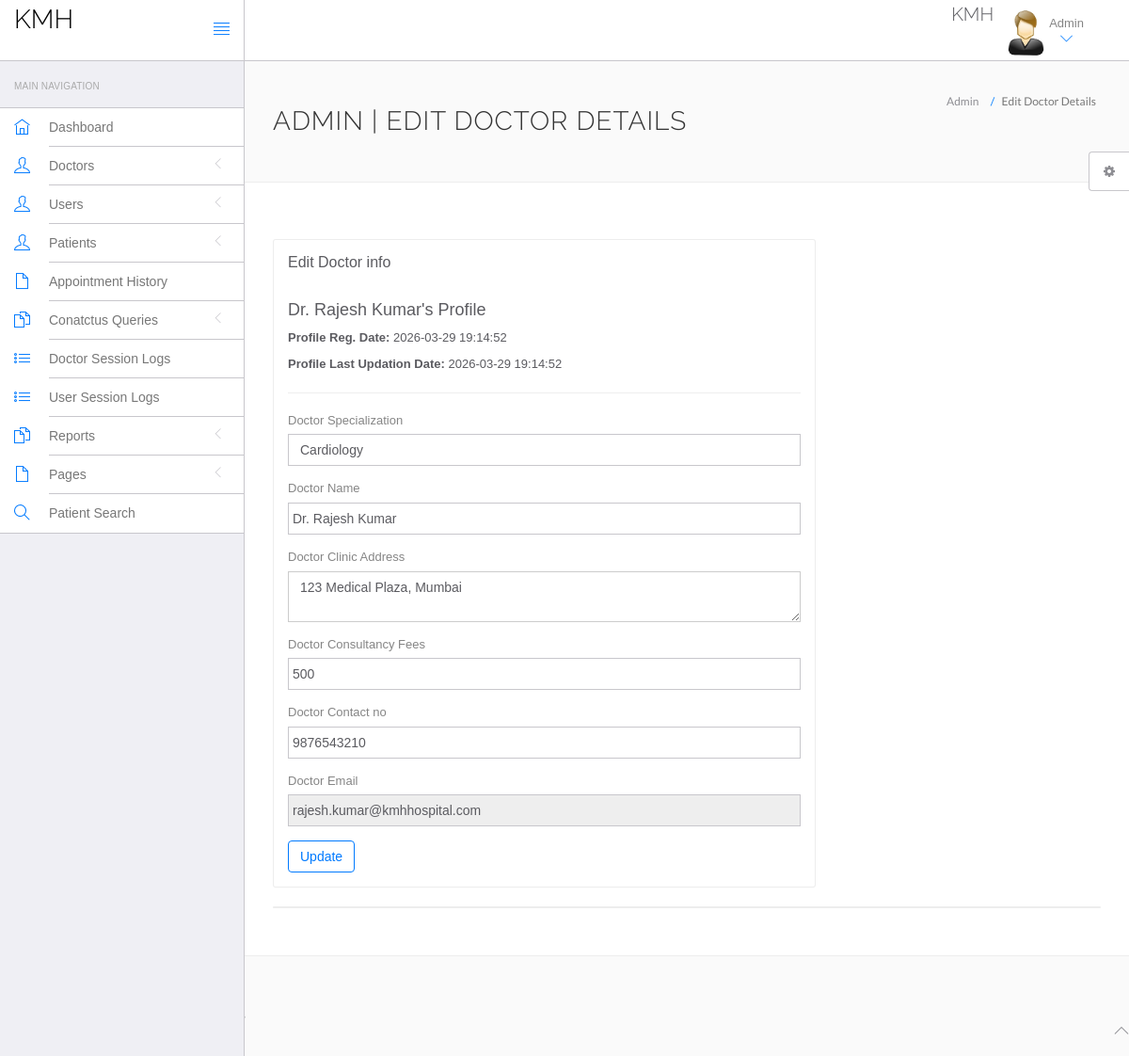
Page /hms/admin/edit-doctor.php?id=1 (signed in) on the committed database.
### tables this page shows
CREATE TABLE IF NOT EXISTS `doctors` (
  `id` int(11) NOT NULL AUTO_INCREMENT,
  `specilization` varchar(255) NOT NULL,
  `doctorName` varchar(255) NOT NULL,
  `address` varchar(255) NOT NULL,
  `docFees` int(11) NOT NULL,
  `contactno` varchar(20) NOT NULL,
  `docEmail` varchar(255) NOT NULL UNIQUE,
  `password` varchar(255) NOT NULL,
  `creationDate` timestamp NOT NULL DEFAULT CURRENT_TIMESTAMP,
  `updationDate` timestamp NOT NULL DEFAULT CURRENT_TIMESTAMP ON UPDATE CURRENT_TIMESTAMP,
  PRIMARY KEY (`id`)
);

### hms/admin/edit-doctor.php (the view, shortened to what this page needs)
<?php
include('include/config.php');
if(strlen($_SESSION['id']==0)) {
 header('location:logout.php');
  } else{
$did=intval($_GET['id']);
?>
<!DOCTYPE html>
<html lang="en">
	<head>
		<link rel="stylesheet" href="vendor/bootstrap/css/bootstrap.min.css">
		<link rel="stylesheet" href="vendor/fontawesome/css/font-awesome.min.css">
		<link rel="stylesheet" href="vendor/themify-icons/themify-icons.min.css">
		<link href="vendor/animate.css/animate.min.css" rel="stylesheet" media="screen">
		<link href="vendor/perfect-scrollbar/perfect-scrollbar.min.css" rel="stylesheet" media="screen">
		<link href="vendor/switchery/switchery.min.css" rel="stylesheet" media="screen">
		<link href="vendor/bootstrap-touchspin/jquery.bootstrap-touchspin.min.css" rel="stylesheet" media="screen">
		<link href="vendor/select2/select2.min.css" rel="stylesheet" media="screen">
		<link href="vendor/bootstrap-datepicker/bootstrap-datepicker3.standalone.min.css" rel="stylesheet" media="screen">
		<link href="vendor/bootstrap-timepicker/bootstrap-timepicker.min.css" rel="stylesheet" media="screen">
		<link rel="stylesheet" href="assets/css/styles.css">
		<link rel="stylesheet" href="assets/css/plugins.css">
		<link rel="stylesheet" href="assets/css/themes/theme-1.css" id="skin_color" />
	</head>
	<body>
		<div id="app">
<?php include('include/sidebar.php');?>
			<div class="app-content">
						<?php include('include/header.php');?>
				<div class="main-content" >
					<div class="wrap-content container" id="container">
						<section id="page-title">
							<div class="row">
								<div class="col-sm-8">
									<h1 class="mainTitle">Admin | Edit Doctor Details</h1>
																	</div>
								<ol class="breadcrumb">
									<li>
										<span>Admin</span>
									</li>
									<li class="active">
										<span>Edit Doctor Details</span>
									</li>
								</ol>
							</div>
						</section>
						<div class="container-fluid container-fullw bg-white">
							<div class="row">
								<div class="col-md-12">
									<div class="row margin-top-30">
										<div class="col-lg-8 col-md-12">
											<div class="panel panel-white">
												<div class="panel-heading">
													<h5 class="panel-title">Edit Doctor info</h5>
												</div>
												<div class="panel-body">
									<?php $sql=mysqli_query($con,"select * from doctors where id='$did'");
while($data=mysqli_fetch_array($sql))
{
?>
<h4><?php echo htmlentities($data['doctorName']);?>'s Profile</h4>
<p><b>Profile Reg. Date: </b><?php echo htmlentities($data['creationDate']);?></p>
<?php if($data['updationDate']){?>
<p><b>Profile Last Updation Date: </b><?php echo htmlentities($data['updationDate']);?></p>
<?php } ?>
<hr />
													<form role="form" name="adddoc" method="post" onSubmit="return valid();">
														<div class="form-group">
															<label for="DoctorSpecialization">
																Doctor Specialization
															</label>
							<select name="Doctorspecialization" class="form-control" required="required">
					<option value="<?php echo htmlentities($data['specilization']);?>">
					<?php echo htmlentities($data['specilization']);?></option>
															</select>
														</div>
<div class="form-group">
															<label for="doctorname">
																 Doctor Name
															</label>
	<input type="text" name="docname" class="form-control" value="<?php echo htmlentities($data['doctorName']);?>" >
														</div>
<div class="form-group">
															<label for="address">
																 Doctor Clinic Address
															</label>
					<textarea name="clinicaddress" class="form-control"><?php echo htmlentities($data['address']);?></textarea>
														</div>
<div class="form-group">
															<label for="fess">
																 Doctor Consultancy Fees
															</label>
		<input type="text" name="docfees" class="form-control" required="required"  value="<?php echo htmlentities($data['docFees']);?>" >
														</div>
<div class="form-group">
									<label for="fess">
																 Doctor Contact no
															</label>
					<input type="text" name="doccontact" class="form-control" required="required"  value="<?php echo htmlentities($data['contactno']);?>">
														</div>
<div class="form-group">
									<label for="fess">
																 Doctor Email
															</label>
					<input type="email" name="docemail" class="form-control"  readonly="readonly"  value="<?php echo htmlentities($data['docEmail']);?>">
														</div>
														<?php } ?>
														<button type="submit" name="submit" class="btn btn-o btn-primary">
															Update
														</button>
													</form>
												</div>
											</div>
										</div>
											</div>
										</div>
									<div class="col-lg-12 col-md-12">
											<div class="panel panel-white">
											</div>
										</div>
									</div>
								</div>
							</div>
						</div>
					</div>
				</div>
	<?php include('include/footer.php');?>
	<?php include('include/setting.php');?>
			<>
	</body>
</html>
<?php } ?>

### hms/admin/assets/css/themes/theme-1.css (style rules this page uses)
body { background: #FAFAFA; }

### rows in the picture
doctors: doctorName "Dr. Rajesh Kumar", creationDate "2026-03-29 19:14:52", updationDate "2026-03-29 19:14:52", Doctorspecialization "Cardiology", docname "Dr. Rajesh Kumar", clinicaddress "123 Medical Plaza, Mumbai", docfees "500", doccontact "9876543210", docemail "rajesh.kumar@kmhhospital.com"
